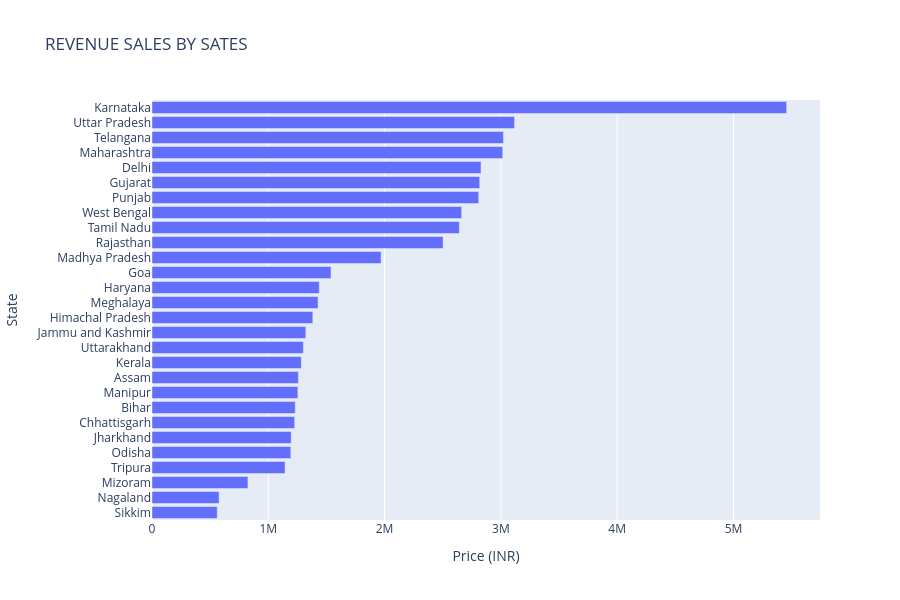

Write notebook code for a chart like this one.
### Markdown cell above
### TOTAL SALES BY STATES

### Code cell
fig = px.bar(
    df.groupby('State',as_index=False)['Price (INR)'].sum()
    .sort_values('Price (INR)', ascending=False),
    x = 'Price (INR)',
    y = 'State',
    orientation = 'h',
    title = "REVENUE SALES BY SATES"
)

fig.update_layout(height=600, yaxis=dict(autorange='reversed'))
fig.show()

### Figure 1 — Plotly figure (JSON) as saved in the notebook; plotly's stock layout.template omitted (floating-point values rounded to 4 significant figures)
{"data": [{"hovertemplate": "Price (INR)=%{x}<br>State=%{y}<extra></extra>", "legendgroup": "", "marker": {"color": "#636efa", "pattern": {"shape": ""}}, "name": "", "orientation": "h", "showlegend": false, "textposition": "auto", "type": "bar", "x": [5457000.0, 3117000.0, 3022000.0, 3016000.0, 2829000.0, 2818000.0, 2809000.0, 2663000.0, 2643000.0, 2503000.0, 1970000.0, 1539000.0, 1438000.0, 1428000.0, 1383000.0, 1323000.0, 1302000.0, 1284000.0, 1259000.0, 1254000.0, 1232000.0, 1227000.0, 1197000.0, 1194000.0, 1144000.0, 824900.0, 576800.0, 561000.0], "xaxis": "x", "y": ["Karnataka", "Uttar Pradesh", "Telangana", "Maharashtra", "Delhi", "Gujarat", "Punjab", "West Bengal", "Tamil Nadu", "Rajasthan", "Madhya Pradesh", "Goa", "Haryana", "Meghalaya", "Himachal Pradesh", "Jammu and Kashmir", "Uttarakhand", "Kerala", "Assam", "Manipur", "Bihar", "Chhattisgarh", "Jharkhand", "Odisha", "Tripura", "Mizoram", "Nagaland", "Sikkim"], "yaxis": "y"}], "layout": {"barmode": "relative", "height": 600, "legend": {"tracegroupgap": 0}, "title": {"text": "REVENUE SALES BY SATES"}, "xaxis": {"anchor": "y", "domain": [0, 1], "title": {"text": "Price (INR)"}}, "yaxis": {"anchor": "x", "autorange": "reversed", "domain": [0, 1], "title": {"text": "State"}}}}
